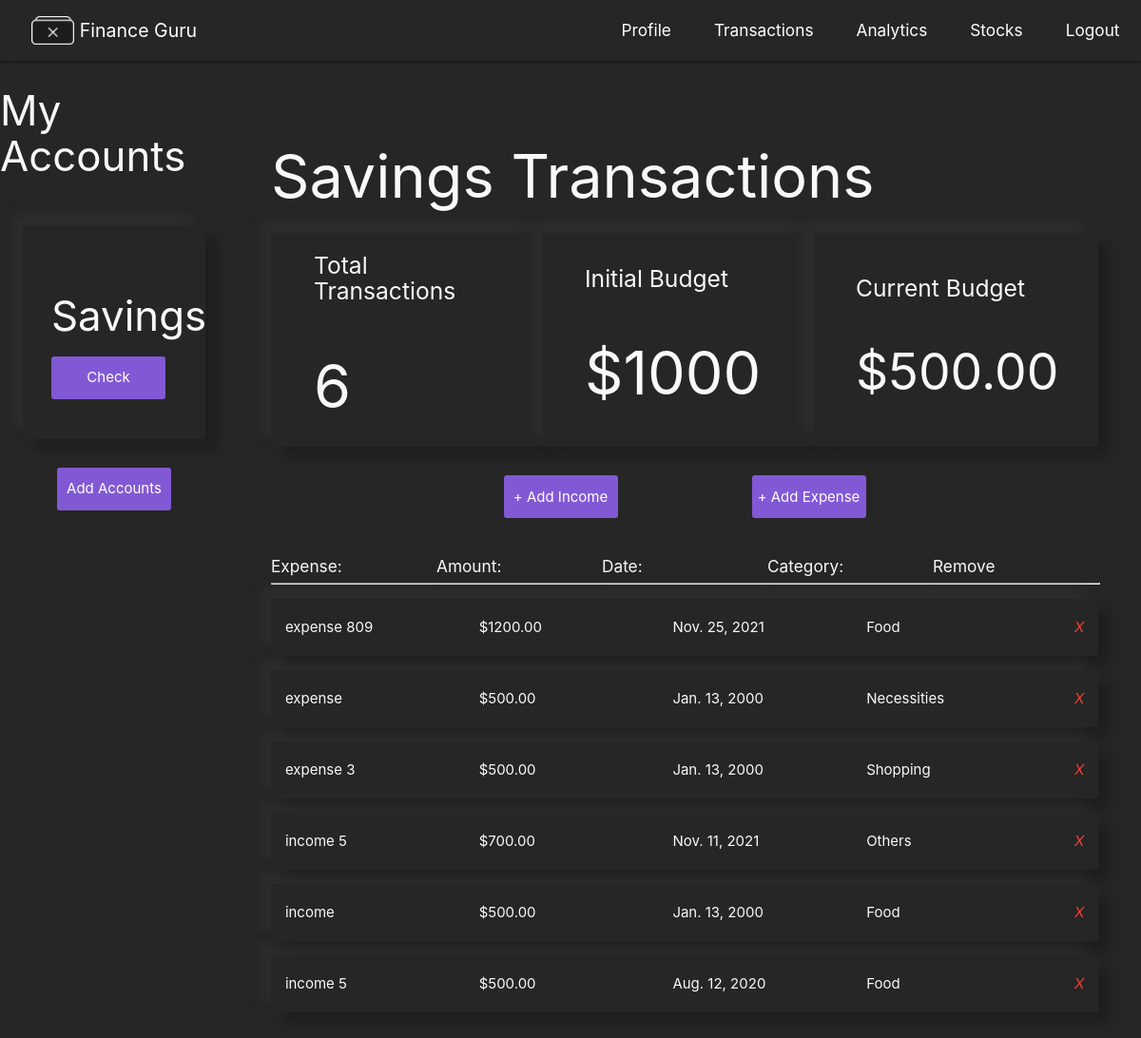
/savings/transactions (signed in), run on the app's committed database.
### budget/models.py (models this page shows, shortened)
class Project(models.Model):
    name = models.CharField(max_length=100)
    slug = models.SlugField(max_length=100, unique=True, blank=True)
    budget = models.IntegerField()
    def budget_left(self):
        expense_list = Expense.objects.filter(project=self)
        income_list = Income.objects.filter(project=self)
        total_expense_amount = 0
        total_income_amount = 0
        for expense in expense_list:
            total_expense_amount += expense.amount
        for income in income_list:
            total_income_amount += income.amount
        return self.budget - total_expense_amount + total_income_amount
    def total_transactions(self):
        income_list = Income.objects.filter(project=self)
        expense_list = Expense.objects.filter(project=self)
        return len(expense_list) + len(income_list)

class Expense(models.Model):
    project = models.ForeignKey(Project, on_delete = models.CASCADE, related_name = 'expenses')
    title = models.CharField(max_length=100)
    amount = models.DecimalField(max_digits=8, decimal_places=2)
    date = models.DateField(("Date"), default=datetime.date.today)
    type = 'expense'
    category = models.CharField( max_length = 20, choices = SELECT_CATEGORY_CHOICES , default ='Food')
    class Meta:
        ordering = ('-amount',)

class Income(models.Model):
    project = models.ForeignKey(Project, on_delete = models.CASCADE, related_name = 'income')
    title = models.CharField(max_length=100)
    amount = models.DecimalField(max_digits=8, decimal_places=2)
    date = models.DateField(("Date"), default=datetime.date.today)
    type = 'income'
    category = models.CharField( max_length = 20, choices = SELECT_CATEGORY_CHOICES , default ='Food')
    class Meta:
        ordering = ('-amount',)

### budget/views.py (the view, shortened to what this page needs)
# urls.py: path('<slug:project_slug>/transactions', views.transactions, name = 'transactions'),
@login_required()
def transactions(request, project_slug):
    project_list = Project.objects.all()
    project = get_object_or_404(Project, slug=project_slug)
    if request.method == "GET":
        return render(request, 'budget/transactions.html', {'project': project, 'project_list': project_list, 'expense_list': project.expenses.all(), 'income_list': project.income.all()})
    elif request.method == 'DELETE':
        id = json.loads(request.body)['id']
        expense = get_object_or_404(Expense, id=id)
        expense.delete()
        return HttpResponse('')

### budget/templates/budget/transactions.html (shortened to what this page needs)
{% extends 'budget/base.html' %}
{% block content %}
{% include "./header.html" %}
<div class = "transactions-section">
    <h1>{{ project.name }} Transactions</h1>
    <section class="profile-stats">
        <div class = "stat-card">
            <h5>Total Transactions</h6>
            <h1>{{ project.total_transactions }}</h1>
        </div>
        <div class = "stat-card">
            <h5>Initial Budget</h6>
            <h1>${{ project.budget }}</h1>
        </div>
        <div class = "stat-card">
            <h5>Current Budget</h6>
            {% if project.budget_left > 0 %}
                <h2>${{ project.budget_left }}</h2>
            {% elif project.budget_left == 0 %}
                <h2>${{ project.budget_left }}</h2>
            {% else %}
                <h2>${{ project.budget_left }}</h2>
            {% endif %}
        </div>
    </section>
    <section class = "section-expenses">
        <div class="button-row">
            <button class="modal-trigger account-button" id = "income-trigger" href = "#expenseModal" onClick = "incomeFunction()">+ Add Income</button>
            <button class="modal-trigger account-button" id = "expense-trigger" href = "#expenseModal" onClick = "expenseFunction()">+ Add Expense</button>
        </div>
        <div class="expense-row">
            <div class = 'expense-title'>
                <h6>Expense:</h6>
                <hr/>
            </div>
            <div class = 'expense-title'>
                <h6>Amount:</h6>
                <hr/>
            </div>
            <div class = 'expense-title'>
                <h6>Date:</h6>
                <hr/>
            </div>
            <div class = 'expense-title'>
                <h6>Category:</h6>
                <hr/>
            </div>
            <div class = 'expense-title'>
                <h6>Remove</h6>
                <hr/>
            </div>
        </div>
        <ul class="expense-list">
            {% for expense in expense_list %}
            <li>
                <div class="expense-col">
                    <spanc>{{ expense.title }}</span>
                </div>
                <div class="expense-col">
                    <spanc>${{ expense.amount }}</span>
                </div>
                <div class="expense-col">
                    <spanc>{{ expense.date }}</span>
                </div>
                <div class="expense-col">
                    <spanc>{{ expense.category }}</span>
                </div>
                <a class = "close-icon" name = "action" value = "expense" onclick = "deleteExpense(this), window.location.reload();" data-id = "{{ expense.id }}">
                    <i class="red-text right">X</i>
                </a>
            </li>
            {% empty %}
            <div class = "">
                <h3>You have no expenses yet</h3>
            </div>
            {% endfor %}
            {% for income in income_list %}
            <li>
                <div class="expense-col">
                    <spanc>{{ income.title }}</span>
                </div>
                <div class="expense-col">
                    <spanc>${{ income.amount }}</span>
                </div>
                <div class="expense-col">
                    <spanc>{{ income.date }}</span>
                </div>
                <div class="expense-col">
                    <spanc>{{ income.category }}</span>
                </div>
                <a class = "close-icon"  name = "action" value = "income" onclick = "deleteIncome(this), window.location.reload();"data-id = "{{ income.id }}">
                    <i class="red-text right">X</i>
                </a>
            </li>
            {% empty %}
            <div class = "">
                <h3 class='grey-text'>You have no income yet</h3>
            </div>
            {% endfor %}
        </ul>
    </section>
</div>
{% endblock %}

### budget/templates/budget/header.html
{% extends 'budget/base.html' %}
{% load static %}
{% block content %}
<nav class = 'nav-dec'>
    <div class = "logo">
        <img src="{% static 'images/logo.png' %}"/>
        <p>Finance Guru</p>
    </div>
    <div class = "nav-links">
        <a href="{% url 'profile' project.slug %}">Profile</a>
        <a href="{% url 'transactions' project.slug %}">Transactions</a>
        <a href="{% url 'analytics' project.slug %}">Analytics</a>
        <a href="{% url 'stocks' project.slug %}">Stocks</a>
        <a href="{% url 'logout' %}">Logout</a>
    </div>
</nav>
<div class = 'left-nav'>
    <h3>My Accounts</h3>
    <div class="project-list">
        {% for project in project_list %}
            <div class="project-card">
                <h3>{{ project.name }}</h3>
                <a href="{% url 'profile' project.slug %}" class="account-button">Check</a>
            </div>
        {% endfor %}
        <a href="../add" class="account-button">
            <span>Add Accounts</span>
        </a>
    </div>
</div>
{% endblock %}

### budget/static/css/styles.css (style rules this page uses)
* { box-sizing: border-box; margin: 0; padding: 0; }
html { font-family: 'Segoe UI', Tahoma, Geneva, Verdana, sans-serif; background-color: #262626; }
body { color: rgb(249, 249, 249); }
h1 { font-size: 3rem; }
.nav-dec { background-color: #262626; display: flex; justify-content: space-between; align-items: center; width: 100%; margin-right: 2rem; }
.logo { display: flex; justify-content: space-around; align-items: center; width: 15%; margin-left: 2rem; }
.logo img { width: 3rem; }
.logo p { font-size: 1.3rem; }
.nav-links { display: flex; justify-content: center; }
.nav-dec a { margin: 0 1.5rem; font-size: 1.15rem; }
.left-nav { display: flex; flex-direction: column; justify-content: center; align-items: center; width: 20%; position: absolute; }
.left-nav .project-list { width: 100%; display: flex; flex-direction: column; justify-content: center; align-items: center; }
.left-nav .project-card { display: flex; flex-direction: column; justify-content: center; align-items: space-around; width: 80%; height: 15rem; background-color:#262626; box-shadow: -12px -12px 12px 0 rgba(58, 58, 58, 0.3),12px 12px 12px 0 rgba(0,0,0,.2); border-radius: 3px; margin: 2rem 0; padding: 2rem; }
hr { width: 100%; }
.account-button { display: flex; justify-content: center; align-items: center; background-color: rgba(153, 102, 255, 0.8); outline: none; width: 8rem; height: 3rem; border: none; border-radius: 3px; color:rgb(255, 255, 255); transition: 0.3s ease; }
.section-expenses { width: 100%; display: flex; flex-direction: column; justify-content: center; align-items: center; }
.section-expenses .expense-list { width: 100%; }
.section-expenses li { width: 100%; display: flex; justify-content: space-around; align-items: center; background-color:#262626; box-shadow: -12px -12px 12px 0 rgba(58, 58, 58, 0.3),12px 12px 12px 0 rgba(0,0,0,.2); border-radius: 3px; height: 3rem; margin: 1rem 0; padding: 2rem 0; }
.section-expenses .expense-col { width: 20%; }
.transactions-section { display: flex; flex-direction: column; position: relative; left: 20%; width: 80%; padding: 3rem; overflow: hidden; }
.transactions-section .profile-stats { display: flex; justify-content: space-around; align-items: center; width: 100%; }
.transactions-section .stat-card { display: flex; flex-direction: column; justify-content: center; align-items: space-around; padding: 3rem; background-color: #262626; box-shadow: -12px -12px 12px 0 rgba(58, 58, 58, 0.3),12px 12px 12px 0 rgba(0,0,0,.2); border-radius: 3px; width: 20rem; height: 15rem; }
.section-expenses .button-row { width: 60%; display: flex; justify-content: space-around; align-items: center; margin: 2rem 0; }
.section-expenses .expense-row { width: 100%; display: flex; justify-content: flex-end; align-items: center; }
.section-expenses .expense-row .expense-title { width: 20%; }

### data on the page
Project: name "Savings", total_transactions "6", budget "1000", budget_left "500.00"
Expense: title "expense 809", amount "1200.00", date "Nov. 25, 2021", category "Food"
Expense: title "expense", amount "500.00", date "Jan. 13, 2000", category "Necessities"
Expense: title "expense 3", amount "500.00", date "Jan. 13, 2000", category "Shopping"
Income: title "income 5", amount "700.00", date "Nov. 11, 2021", category "Others"
Income: title "income", amount "500.00", date "Jan. 13, 2000", category "Food"
Income: title "income 5", amount "500.00", date "Aug. 12, 2020", category "Food"
